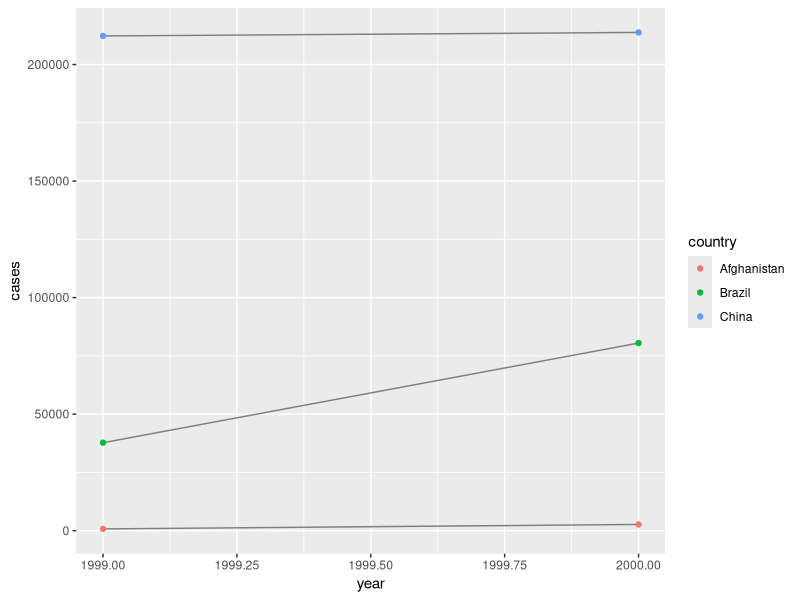
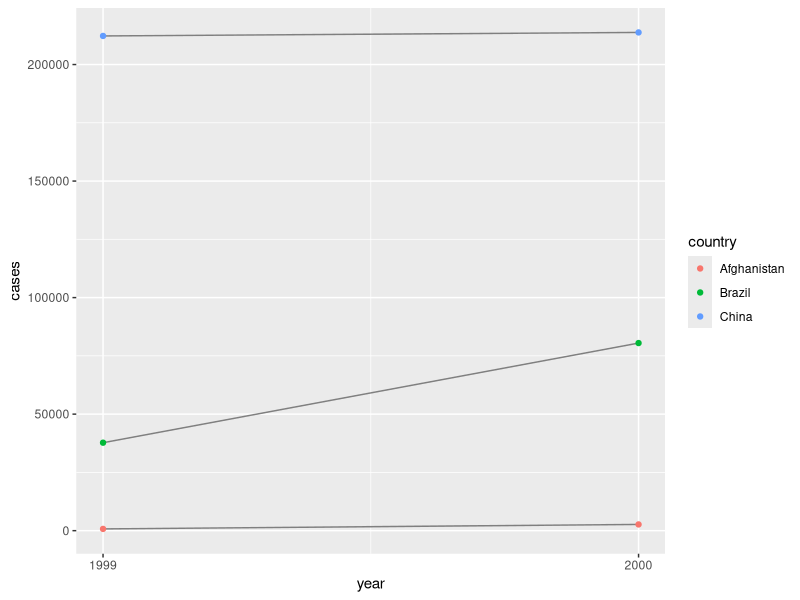

Here is the R script that generated these plots, in order:
# TIDY DATA WITH TIDYR

# this chapter presents a consisten way to organise your data in R.

#this work pays in a long term

#the Tidy Data paper at https://www.jstatsoft.org/article/view/v059i10 will give you more underlying theory

# useful videos: https://www.youtube.com/watch?v=xrrWLKRfZWY&list=PLu6UwBFCnlEc7m2aK-AGfLLM-auJ5K3i5&ab_channel=StatisticsGlobe and https://www.youtube.com/watch?v=pLg-Bf_ppSU&ab_channel=DataWithinReach

library(tidyverse)

#the following shows the same data organised in 4 different ways
table1
table2
table3
table4a
table4b

#there are 3 rules which makes a dataset tidy:
# 1. each variable must have its own column
# 2. each observation must have its own row
# 3. each value must have its own cell

#view: https://ismayc.github.io/moderndiver-book/4-tidy.html

#these three rules are interrelated because it's impossible to only satisfy two of the three.

#in our example, only table1 is tidy.
table1 %>% 
  mutate(rate = cases / population * 10000)

table1 %>%
  count(year, wt = cases)

library(ggplot2)
ggplot(table1, aes(year, cases)) +
  geom_line(aes(group = country), color = "grey50") +
  geom_point(aes(color = country))

# Exercises:

#1. Using prose, describe how the variables and observations are organised in each of the sample tables.

library(tidyverse)

#sample table 1
table1
##in table 1, every observation is presented in rows, and the variables has it's own name in the column
###EXP: if measuring height, the height of an individual is an observation, and "height" is the variable. 

#sample table 2
table2
##in table 2, each observation has it's own row, including the country name, the year, the type (cases or population) and the count value, whereas the variable has it's own name in column (country, year, type, count)

#sample table 3
table3
##in table 3, we got a new variable name (column name) - rate. this is merged from the type of cases and population

#sample table 4
table4a
table4b
##in table 4, cases and population are represented in separate tables


#2. Compute the rate for table2, and table 4a + table4b. You will need to perform four operations:
  #a. Extract the number of TB cases per country per year.
table2_cases <- filter(table2, type == "cases") %>% rename(cases = count) %>% arrange(country, year)
table2_cases
  #b. Extract the matching population per country per year
table2_population <- filter(table2, type == "population") %>% rename(population = count) %>% arrange(country, year)
table2_population
  #c. Divide cases by population, and multiply by 10,000.
tb_division <- tibble(year = table2_cases$country,
                      country = table2_cases$year,
                      cases = table2_cases$cases,
                      population = table2_population$population) %>% mutate(cases_part2 = (cases / population) * 10000) %>% select(country, year, cases_part2)
tb_division
  #d. Store back in the appropriate place.
tb_division <- tb_division %>% mutate(type = "cases_part2") %>% rename(count = cases_part2)
tb_division

#for table 4:

table4N <- tibble(country = table4a$country,
                  `1999` = table4a[["1999"]] / table4b[["1999"]] * 10000,
                  `2000` = table4a[["2000"]] / table4b[["2000"]] * 10000)
table4N
#3. Re-create the plot showing change in cases over time using table2 instead of table1. What do you need to do first?
# table2 %>% count(year, wt = type == 'cases')
library(ggplot2)
table2_cases
# ggplot(table2_cases)
table2 %>% filter(type == "cases") %>% ggplot(aes(year, count)) + geom_line(aes(group = country), colour = "grey50") + geom_point(aes(color = country)) + scale_x_continuous(breaks = unique(table2$year)) + ylab("cases")

#two common problems:
##one variable might be spread across multiple columns.
##one observation might be scattered across multiple rows.

#to fix these prolems, you'll need the function gather() and spread()

# GATHERING

#one common problem, is the cikumn name are not names of variables, for exp table4a
table4a

#fixing the table, gathering those columns into a new pair of variables

tidy4a <- table4a %>% gather('1999', '2000', key = "year", value = "cases")

tidy4b <- table4b %>% gather('1999', '2000', key = "year", value = "population")

# to combine those 2 table, we can use dplyr::left_join()

left_join(tidy4a, tidy4b)

# SPREADING  

#spreading is the opposite of gathering, use this when an observation is scattered across multiple rows

# for table2 we can do the following:
spread(table2, key = type, value = count)

table2

# Exercises

#1. Why are gather() and spread() not perfectly symmetrical? Carefully consider the following example:

stocks <- tibble(
  year = c(2015, 2015, 2016, 2016),
  half = c(1,    2,     1,     2),
  return = c(1.88, 0.59, 0.92, 0.17))
stocks %>% 
  spread(year, return) %>%
  gather("year", "return", `2015`:`2016`)

#Hint: look at the variable types and think about column names
##Both spread() and gather() have a convert argument. What does it do?

# Answer:

## are not symmetrical because, because the type of key for year becomes character.
## the convert argument will help change the key column type.
